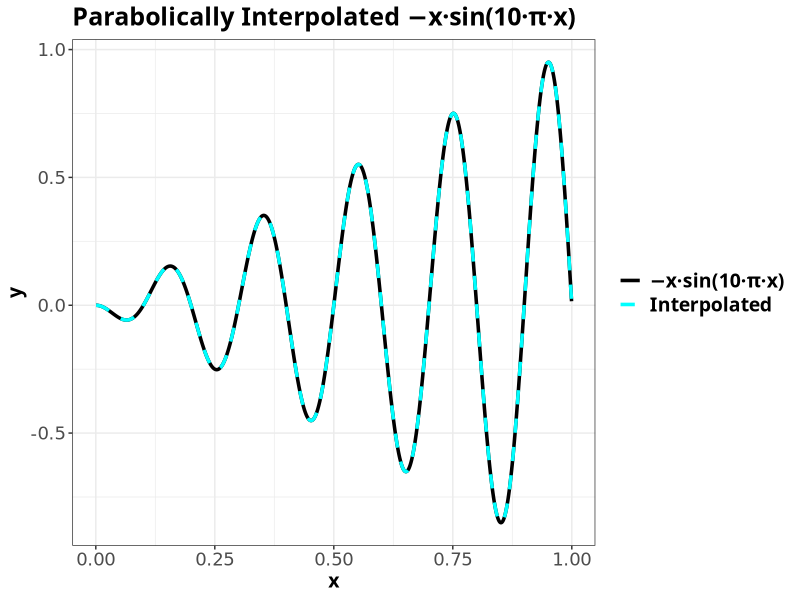

Write the R code that produced this figure.
#--------------------------------------------------------------#
# Libraries
#--------------------------------------------------------------#

library(ggplot2)

set.seed(12345)

## ggplot2 common theme
dejavu_layer <- list(
  theme_bw(),
  theme(
    text = element_text(family = "Bitter",
                        face = "bold",
                        size = 14),
    title = element_text(size = 15),
    legend.text = element_text(size = 14),
    axis.text = element_text(size = 13,
                             family = "DejaVuSans",
                             face = "plain"),
    axis.title = element_text(size = 14)
  )
)

f <- function(n, fun, funName){
  #Required for later plot drawing
  x <- c()
  a0 <- c()
  a1 <- c()
  a2 <- c()

  #Interval partition
  lenInt <- 1/n
  largestPoint <- 0
  lowestPoint <- 0

  for (point in 1:n){
    #Three points allocation
    largestPoint <- largestPoint + lenInt
    lowestPoint <- largestPoint - lenInt
    middlePoint <- (largestPoint + lowestPoint)/2

    #data to insert into optim
    data <- data.frame(x = c(lowestPoint,
                             middlePoint,
                             largestPoint),
                       y = c(fun(lowestPoint),
                             fun(middlePoint),
                             fun(largestPoint)))
    #print(data)
    optimized <- optim(fn = squaredError,
                       par = c(0, 0, 0),
                       data = data,
                       method = "BFGS")

    #these vectors are required for final plotting
    x <- c(x, middlePoint)
    a0 <- c(a0, optimized$par[1])
    a1 <- c(a1, optimized$par[2])
    a2 <- c(a2, optimized$par[3])
  }

  #The final data.frame for plotting
  dfPlot <- cbind.data.frame(x = x, a0 = a0, a1 = a1, a2 = a2)

  plot <- ggplot(dfPlot, aes(x = x)) +
    dejavu_layer +
    stat_function(fun = fun,
                  aes(color = "1"),
                  n = 1000,
                  size = 1.2) +
    stat_function(fun = function(x) dfPlot$a0 + dfPlot$a1 * x + dfPlot$a2 * x^2,
                  aes(color = "2"),
                  n = 1000,
                  size = 1.2,
                  linetype = "dashed") +
    scale_color_manual(name = NULL,
                      labels = c("\u2212x\u00B7sin(10\u00B7\u03C0\u00B7x)",
                                           "Interpolated"),
                      values = c("black", "cyan")) +
    labs(title = paste0("Parabolically Interpolated ",
                        "\u2212x\u00B7sin(10\u00B7\u03C0\u00B7x)"),
         x = "x",
         y = "y")

  print(plot)
  #ggsave("parabolic.png", dpi = 400)
}

#To minimize
squaredError <- function(data, par) {
  MSE <- with(data, sum(par[1] + par[2]*x + par[3]*x*x - y)^2)
  return(MSE)
}

f(n = 1000,
  fun = function(x) -x*sin(10*pi*x),
  funName = "-x*sin(10*pi*x)")

#As we can see, the interpolated function coincides with the real function.

